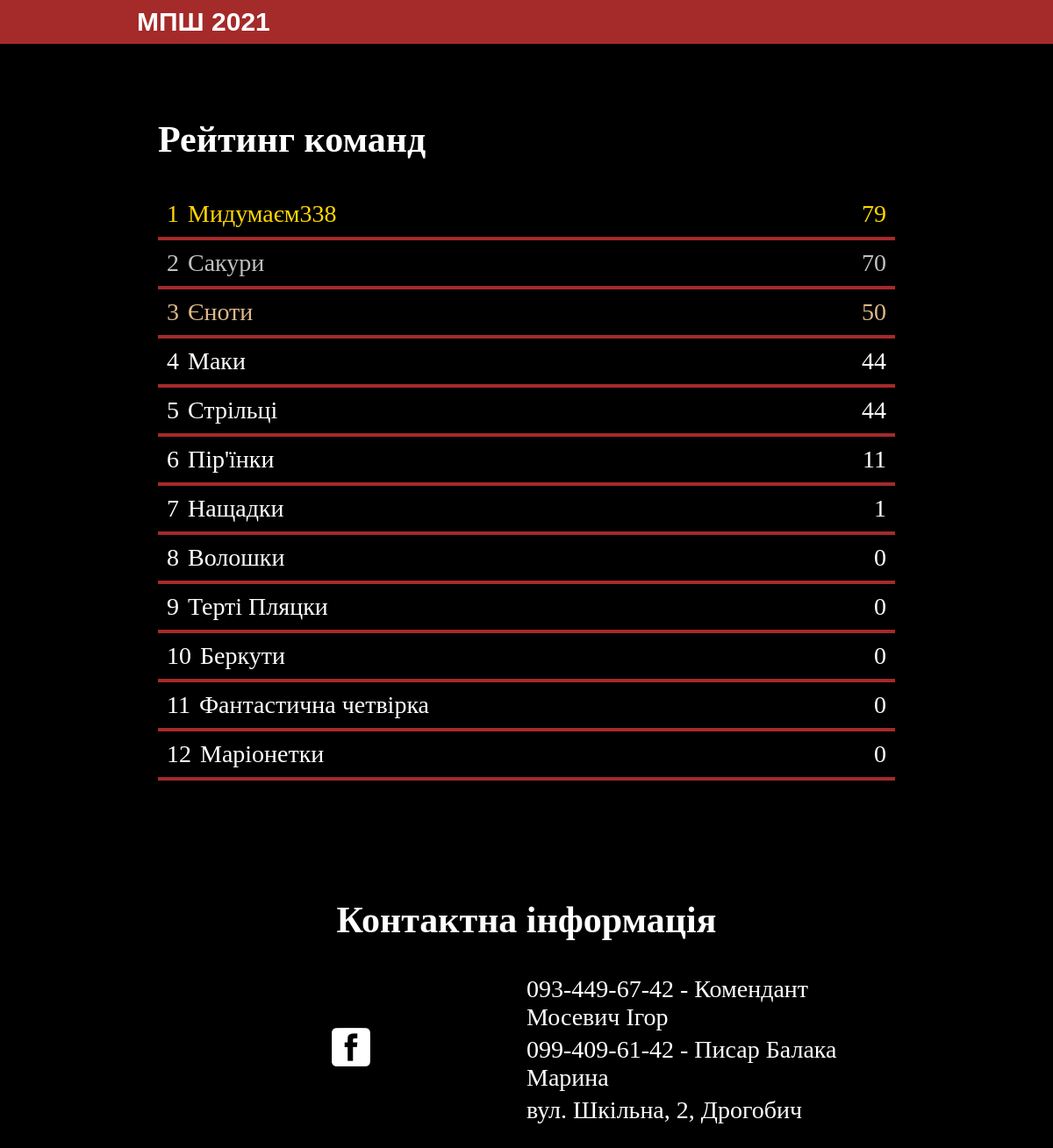
/ranks, run on the app's committed database.
### mpsh/models.py (models this page shows, shortened)
class User(Base):
    __tablename__ = "users"
    id = Column(Integer, primary_key=True)
    name = Column(String(20), unique=True, nullable=False)
    email = Column(String(120), unique=True, nullable=False)
    admin = Column(Boolean, default=False)
    task_completion = relationship("QuestCompletion")

### mpsh/views.py (the view)
@app.route("/ranks")
def ranks():
    get_score = lambda team_id: QuestCompletion.team_score(team_id) \
        + PollCompletion.team_score(team_id)
    teams = User.query.filter_by(admin=False)
    scores = [(get_score(t.id), t.name, t.id) for t in teams]
    leaderboard = tuple(enumerate(sorted(scores, key=lambda x: x[0], reverse=True)))
    return render_template('ranks.html', leaderboard=leaderboard)

### mpsh/__init__.py (called while the page is built)
@app.teardown_appcontext
def shutdown_session(exception=None):
    db_session.remove()

### mpsh/models.py (called while the page is built)
    @staticmethod
    def team_score(team_id):
        score = 0
        objs = PollCompletion.query.filter_by(team_id=team_id).all()
        for obj in objs:
            if obj.correct:
                score += 20
        return score

    @staticmethod
    def team_score(team_id):
        score = 0
        objs = QuestCompletion.query.filter_by(team_id=team_id).all()
        for obj in objs:
            score += obj.points
        return score

### mpsh/templates/ranks.html
{% extends 'layout.html' %}
{% block content %}
<section>
    <h1>Рейтинг команд</h1>
    <div id="leaderboard">
    {% for l in leaderboard %}
        <a class="team-link" href="{{ url_for('tasks', team_id=l[1][2]) }}">
            <div class="team-line">
                <div class="team-rank">
                    {{ l[0]+1 }}
                </div>
                <div class="team-name">
                    {{ l[1][1] }}
                </div>
                <div class="team-score">
                    {{ l[1][0] }}
                </div>
            </div>
        </a>
    {% endfor %}
    </div>
</section>
{% endblock %}

### mpsh/templates/layout.html (shortened to what this page needs)
<!DOCTYPE html>
<html lang="en">
<head>
    <link rel="stylesheet" href="{{ url_for('static', filename='styles.css') }}">
    <link rel="stylesheet" href="{{ url_for('static', filename='styles-pc.css') }}">
</head>
<body>
    <header>
        <a id="title-r" href="{{ url_for('index') }}">
            <h1 id="title">МПШ 2021</h1>
        </a>
            <a id="menu-ico" href="javascript:void(0);" onclick="myMenu();"></a>
    </header>
    <main>
        {% block content %}{% endblock %}
    </main>
    <footer>
        <h2>Контактна інформація</h2>
        <div id="contacts">
            <div id="social">
                <a href="https://www.facebook.com/events/333807781309377/?ti=ls" title="Facebook" target="_blank">
                    <img src="{{ url_for('static', filename='images/fb_ico.png') }}" alt="Facebook">
                </a>
            </div>
            <div>
                <p>093-449-67-42 - Комендант Мосевич Ігор</p>
                <p>099-409-61-42 - Писар Балака Марина</p>
                <p>вул. Шкільна, 2, Дрогобич</p>
            </div>
        </div>
    </footer>
</body>
</html>

### mpsh/static/styles.css (style rules this page uses)
html { font-size: 62.5%; }
html, body { margin: 0px; padding: 0px; background-color: black; color: white; text-align: justify; }
body { font-size: 2rem; }
a { text-decoration: none; color: inherit; }
header { position: relative; background-color: brown; color: white; }
#title { display: inline-block; line-height: 5rem; margin: 0rem; font-size: 3rem; cursor: default; font-family: Arial, Helvetica, sans-serif; font-weight: 900; }
#title-r { margin-left: 13vw; }
#menu-ico { position: absolute; display: block; background-image: url('https://www.pngkey.com/png/full/803-8039227_lines-clipart-thick-side-menu-icon-white.png'); background-size: cover; background-position: center; height: 3rem; width: 3rem; margin: 1rem; right: 0; top: 0; }
footer { text-align: center; padding-bottom: 2rem; }
footer > div { text-align: left; padding: 0rem 2rem; }
footer p { margin: 0.5rem 0rem; }
#social { display: flex; flex-direction: row; justify-content: center; align-items: center; margin-bottom: 3rem; }
#social img { margin: 0rem 0.5rem; width: 4.4rem; }
main section { min-height: 100vh; padding: 2rem; }
.team-link:nth-child(1) { color: gold; }
.team-link:nth-child(2) { color: silver; }
.team-link:nth-child(3) { color: burlywood; }
.team-line { display: flex; flex-direction: row; border-bottom: 4px solid brown; }
.team-rank { padding: 1rem; }
.team-name { padding: 1rem 0rem; flex-grow: 1; }
.team-score { padding: 1rem; }

### mpsh/static/styles-pc.css (style rules this page uses)
@media only screen and (min-width: 769px) { main > section, footer { padding: 5rem 15vw; } }
@media only screen and (min-width: 769px) { main section { min-height: 50vh; } }
@media only screen and (min-width: 769px) { body { font-size: 2.8rem; } }
@media only screen and (min-width: 769px) { #contacts { display: flex; flex-direction: row; } }
@media only screen and (min-width: 769px) { #contacts > div { width: 50%; } }
@media only screen and (min-width: 769px) { #social { margin-bottom: 0rem; } }

### data on the page
User: name "Мидумаєм338"
User: name "Сакури"
User: name "Єноти"
User: name "Маки"
User: name "Стрільці"
User: name "Пір'їнки"
User: name "Нащадки"
User: name "Волошки"
User: name "Терті Пляцки"
User: name "Беркути"
User: name "Фантастична четвірка"
User: name "Маріонетки"

### other printed values
{{ l[0]+1 }} "1" "2" "3" "4" "5" "6" "7" "8" "9" "10" "11" "12"
{{ l[1][0] }} "79" "70" "50" "44" "44" "11" "1" "0" "0" "0" "0" "0"
